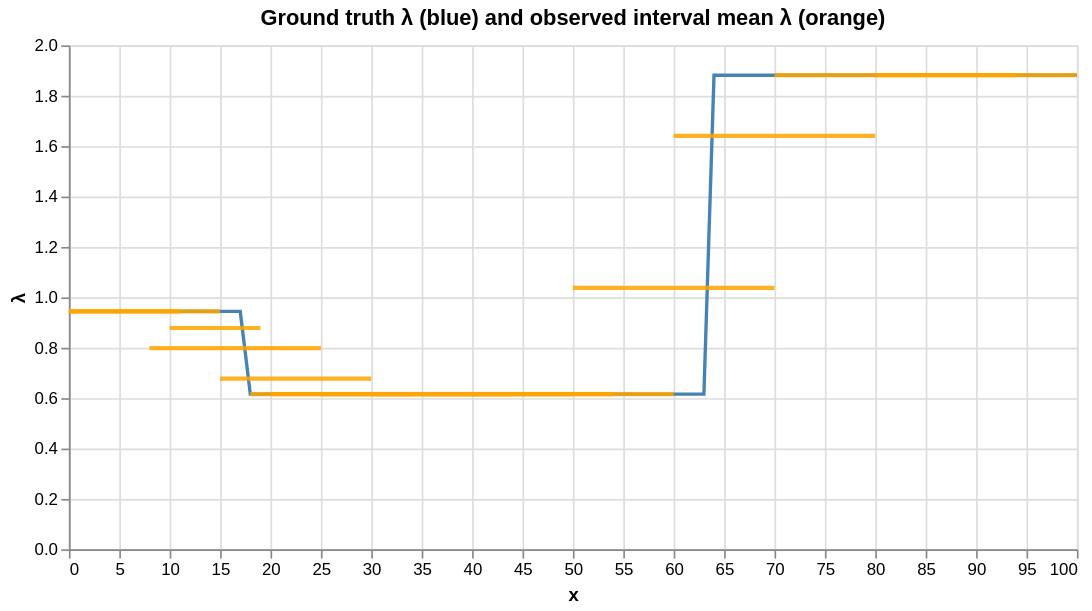

Notebook code for this chart:
### Code cell
# Observed interval lambdas: mean of unique true rates per observed interval
df_obs_lam = (
    df_expanded[["obs_interval", "x", "lambda"]]
    .drop_duplicates(["obs_interval", "x"])
    .groupby("obs_interval", as_index=False)
    .agg(x_min=("x", "min"), x_max=("x", "max"), lambda_obs=("lambda", "mean"))
)

truth_chart = (
    alt.Chart(df_rates)
    .mark_line(color="steelblue", strokeWidth=2)
    .encode(
        x=alt.X("x:Q", title="x"),
        y=alt.Y("lambda:Q", title="λ"),
        detail="segment:N",
    )
)

obs_lam_chart = (
    alt.Chart(df_obs_lam)
    .mark_rule(color="orange", strokeWidth=2.5, opacity=0.85)
    .encode(
        x=alt.X("x_min:Q"),
        x2="x_max:Q",
        y=alt.Y("lambda_obs:Q"),
    )
)

(truth_chart + obs_lam_chart).properties(
    title="Ground truth λ (blue) and observed interval mean λ (orange)",
    width=600,
    height=300,
)

### Figure 1 — Vega-Lite specification as saved in the notebook (floating-point values rounded to 4 significant figures)
{"config": {"view": {"continuousWidth": 300, "continuousHeight": 300}}, "layer": [{"data": {"name": "data-ea2460dd7b061fc184ac4599c9298b56"}, "mark": {"type": "line", "color": "steelblue", "strokeWidth": 2}, "encoding": {"detail": {"field": "segment", "type": "nominal"}, "x": {"field": "x", "title": "x", "type": "quantitative"}, "y": {"field": "lambda", "title": "λ", "type": "quantitative"}}}, {"data": {"name": "data-f77c8e4c605da7fa41a5ea27eef36e56"}, "mark": {"type": "rule", "color": "orange", "opacity": 0.85, "strokeWidth": 2.5}, "encoding": {"x": {"field": "x_min", "type": "quantitative"}, "x2": {"field": "x_max"}, "y": {"field": "lambda_obs", "type": "quantitative"}}}], "height": 300, "title": "Ground truth λ (blue) and observed interval mean λ (orange)", "width": 600, "$schema": "https://vega.github.io/schema/vega-lite/v6.1.0.json", "datasets": {"data-ea2460dd7b061fc184ac4599c9298b56": [{"x": 0, "lambda": 0.9442}, {"x": 1, "lambda": 0.9442}, {"x": 2, "lambda": 0.9442}, {"x": 3, "lambda": 0.9442}, {"x": 4, "lambda": 0.9442}, {"x": 5, "lambda": 0.9442}, {"x": 6, "lambda": 0.9442}, {"x": 7, "lambda": 0.9442}, {"x": 8, "lambda": 0.9442}, {"x": 9, "lambda": 0.9442}, {"x": 10, "lambda": 0.9442}, {"x": 11, "lambda": 0.9442}, {"x": 12, "lambda": 0.9442}, {"x": 13, "lambda": 0.9442}, {"x": 14, "lambda": 0.9442}, {"x": 15, "lambda": 0.9442}, {"x": 16, "lambda": 0.9442}, {"x": 17, "lambda": 0.9442}, {"x": 18, "lambda": 0.6159}, {"x": 19, "lambda": 0.6159}, {"x": 20, "lambda": 0.6159}, {"x": 21, "lambda": 0.6159}, {"x": 22, "lambda": 0.6159}, {"x": 23, "lambda": 0.6159}, {"x": 24, "lambda": 0.6159}, {"x": 25, "lambda": 0.6159}, {"x": 26, "lambda": 0.6159}, {"x": 27, "lambda": 0.6159}, {"x": 28, "lambda": 0.6159}, {"x": 29, "lambda": 0.6159}, {"x": 30, "lambda": 0.6159}, {"x": 31, "lambda": 0.6159}, {"x": 32, "lambda": 0.6159}, {"x": 33, "lambda": 0.6159}, {"x": 34, "lambda": 0.6159}, {"x": 35, "lambda": 0.6159}, {"x": 36, "lambda": 0.6159}, {"x": 37, "lambda": 0.6159}, {"x": 38, "lambda": 0.6159}, {"x": 39, "lambda": 0.6159}, {"x": 40, "lambda": 0.6159}, {"x": 41, "lambda": 0.6159}, {"x": 42, "lambda": 0.6159}, {"x": 43, "lambda": 0.6159}, {"x": 44, "lambda": 0.6159}, {"x": 45, "lambda": 0.6159}, {"x": 46, "lambda": 0.6159}, {"x": 47, "lambda": 0.6159}, {"x": 48, "lambda": 0.6159}, {"x": 49, "lambda": 0.6159}, {"x": 50, "lambda": 0.6159}, {"x": 51, "lambda": 0.6159}, {"x": 52, "lambda": 0.6159}, {"x": 53, "lambda": 0.6159}, {"x": 54, "lambda": 0.6159}, {"x": 55, "lambda": 0.6159}, {"x": 56, "lambda": 0.6159}, {"x": 57, "lambda": 0.6159}, {"x": 58, "lambda": 0.6159}, {"x": 59, "lambda": 0.6159}, {"x": 60, "lambda": 0.6159}, {"x": 61, "lambda": 0.6159}, {"x": 62, "lambda": 0.6159}, {"x": 63, "lambda": 0.6159}, {"x": 64, "lambda": 1.882}, {"x": 65, "lambda": 1.882}, {"x": 66, "lambda": 1.882}, {"x": 67, "lambda": 1.882}, {"x": 68, "lambda": 1.882}, {"x": 69, "lambda": 1.882}, {"x": 70, "lambda": 1.882}, {"x": 71, "lambda": 1.882}, {"x": 72, "lambda": 1.882}, {"x": 73, "lambda": 1.882}, {"x": 74, "lambda": 1.882}, {"x": 75, "lambda": 1.882}, {"x": 76, "lambda": 1.882}, {"x": 77, "lambda": 1.882}, {"x": 78, "lambda": 1.882}, {"x": 79, "lambda": 1.882}, {"x": 80, "lambda": 1.882}, {"x": 81, "lambda": 1.882}, {"x": 82, "lambda": 1.882}, {"x": 83, "lambda": 1.882}, {"x": 84, "lambda": 1.882}, {"x": 85, "lambda": 1.882}, {"x": 86, "lambda": 1.882}, {"x": 87, "lambda": 1.882}, {"x": 88, "lambda": 1.882}, {"x": 89, "lambda": 1.882}, {"x": 90, "lambda": 1.882}, {"x": 91, "lambda": 1.882}, {"x": 92, "lambda": 1.882}, {"x": 93, "lambda": 1.882}, {"x": 94, "lambda": 1.882}, {"x": 95, "lambda": 1.882}, {"x": 96, "lambda": 1.882}, {"x": 97, "lambda": 1.882}, {"x": 98, "lambda": 1.882}, {"x": 99, "lambda": 1.882}, {"x": 100, "lambda": 1.882}], "data-f77c8e4c605da7fa41a5ea27eef36e56": [{"obs_interval": "[0,12)", "x_min": 0, "x_max": 11, "lambda_obs": 0.9442}, {"obs_interval": "[0,5]", "x_min": 0, "x_max": 5, "lambda_obs": 0.9442}, {"obs_interval": "[10,20)", "x_min": 10, "x_max": 19, "lambda_obs": 0.8785}, {"obs_interval": "[15,30]", "x_min": 15, "x_max": 30, "lambda_obs": 0.6774}, {"obs_interval": "[18,35)", "x_min": 18, "x_max": 34, "lambda_obs": 0.6159}, {"obs_interval": "[20,40]", "x_min": 20, "x_max": 40, "lambda_obs": 0.6159}, {"obs_interval": "[25,45)", "x_min": 25, "x_max": 44, "lambda_obs": 0.6159}, {"obs_interval": "[30,50]", "x_min": 30, "x_max": 50, "lambda_obs": 0.6159}, {"obs_interval": "[35,55)", "x_min": 35, "x_max": 54, "lambda_obs": 0.6159}, {"obs_interval": "[40,60]", "x_min": 40, "x_max": 60, "lambda_obs": 0.6159}, {"obs_interval": "[5,15]", "x_min": 5, "x_max": 15, "lambda_obs": 0.9442}, {"obs_interval": "[50,70]", "x_min": 50, "x_max": 70, "lambda_obs": 1.038}, {"obs_interval": "[60,80]", "x_min": 60, "x_max": 80, "lambda_obs": 1.64}, {"obs_interval": "[70,90]", "x_min": 70, "x_max": 90, "lambda_obs": 1.882}, {"obs_interval": "[8,25]", "x_min": 8, "x_max": 25, "lambda_obs": 0.7983}, {"obs_interval": "[80,95)", "x_min": 80, "x_max": 94, "lambda_obs": 1.882}, {"obs_interval": "[90,100]", "x_min": 90, "x_max": 100, "lambda_obs": 1.882}]}}
